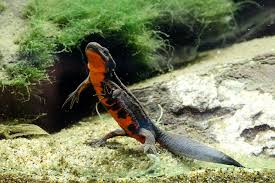
#> input picture src/imori.jpg, 275 x 183 px
$ python 14.py   (older library calls are emulated)
#> lines starting #> are read from the running program, lines starting #| are printed output that depends on the picture
import cv2
import numpy as np

# Read image
img = cv2.imread("imori.jpg").astype(np.float)
H, W, C = img.shape
#> H = 183; W = 275; C = 3

b = img[:, :, 0].copy()
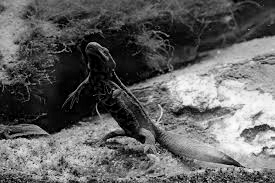
#> b: shape (183, 275) float64; min 0, max 255, mean 97.7
g = img[:, :, 1].copy()
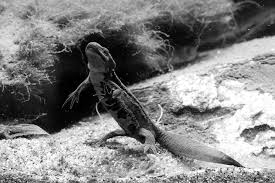
#> g: shape (183, 275) float64; min 0, max 255, mean 130.6
r = img[:, :, 2].copy()
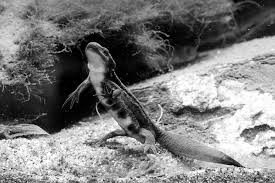
#> r: shape (183, 275) float64; min 0, max 255, mean 124.1

# Gray scale
gray = 0.2126 * r + 0.7152 * g + 0.0722 * b
gray = gray.astype(np.uint8)

# sobel Filter
K_size = 3

## Zero padding
pad = K_size // 2
out = np.zeros((H + pad*2, W + pad*2), dtype=np.float)
out[pad:pad+H, pad:pad+W] = gray.copy().astype(np.float)
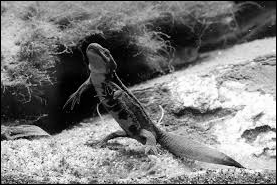
#> out: shape (185, 277) float64; min 0, max 254, mean 124.1
tmp = out.copy()

out_v = out.copy()
out_h = out.copy()

## Sobel vertical
Kv = [[0., -1., 0.],[0., 1., 0.],[0., 0., 0.]]
## Sobel horizontal
Kh = [[0., 0., 0.],[-1., 1., 0.], [0., 0., 0.]]

for y in range(H):
    for x in range(W):
        out_v[pad+y, pad+x] = np.sum(Kv * (tmp[y:y+K_size, x:x+K_size]))
        out_h[pad+y, pad+x] = np.sum(Kh * (tmp[y:y+K_size, x:x+K_size]))
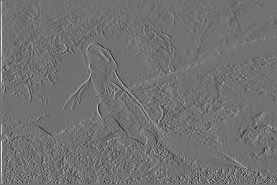
#> out_h: shape (185, 277) float64; min -190, max 237, mean 0.6; drawn with min black and max white
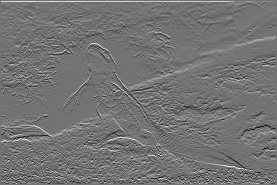
#> out_v: shape (185, 277) float64; min -181, max 218, mean 0.7; drawn with min black and max white

#out_v = np.abs(out_v)
#out_h = np.abs(out_h)
out_v[out_v < 0] = 0
out_h[out_h < 0] = 0
out_v[out_v > 255] = 255
out_h[out_h > 255] = 255

out_v = out_v[pad:pad+H, pad:pad+W].astype(np.uint8)
#> out_v: shape (183, 275)
out_h = out_h[pad:pad+H, pad:pad+W].astype(np.uint8)
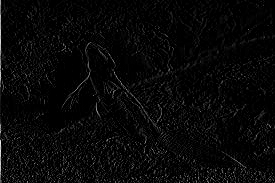
#> out_h: shape (183, 275); min 0, max 237, mean 8.1

# Save result
cv2.imwrite("out_v.jpg", out_v)
cv2.imshow("result", out_v)
cv2.waitKey(0)

cv2.imwrite("out_h.jpg", out_h)
cv2.imshow("result", out_h)
cv2.waitKey(0)
cv2.destroyAllWindows()
